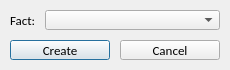
<?xml version="1.0" encoding="UTF-8"?>
<ui version="4.0">
 <class>NewCondition</class>
 <widget class="QDialog" name="NewCondition">
  <property name="geometry">
   <rect>
    <x>0</x>
    <y>0</y>
    <width>230</width>
    <height>70</height>
   </rect>
  </property>
  <property name="minimumSize">
   <size>
    <width>230</width>
    <height>70</height>
   </size>
  </property>
  <property name="maximumSize">
   <size>
    <width>230</width>
    <height>70</height>
   </size>
  </property>
  <property name="windowTitle">
   <string>New Condition</string>
  </property>
  <widget class="QLabel" name="FactLabel">
   <property name="geometry">
    <rect>
     <x>10</x>
     <y>10</y>
     <width>31</width>
     <height>20</height>
    </rect>
   </property>
   <property name="font">
    <font>
     <family>Calibri</family>
     <pointsize>10</pointsize>
    </font>
   </property>
   <property name="focusPolicy">
    <enum>Qt::NoFocus</enum>
   </property>
   <property name="text">
    <string>Fact:</string>
   </property>
  </widget>
  <widget class="QPushButton" name="CreateButton">
   <property name="geometry">
    <rect>
     <x>10</x>
     <y>40</y>
     <width>100</width>
     <height>20</height>
    </rect>
   </property>
   <property name="font">
    <font>
     <family>Calibri</family>
     <pointsize>10</pointsize>
    </font>
   </property>
   <property name="text">
    <string>Create</string>
   </property>
  </widget>
  <widget class="QPushButton" name="CancelButton">
   <property name="geometry">
    <rect>
     <x>120</x>
     <y>40</y>
     <width>100</width>
     <height>20</height>
    </rect>
   </property>
   <property name="font">
    <font>
     <family>Calibri</family>
     <pointsize>10</pointsize>
    </font>
   </property>
   <property name="text">
    <string>Cancel</string>
   </property>
  </widget>
  <widget class="QComboBox" name="FactSelector">
   <property name="geometry">
    <rect>
     <x>45</x>
     <y>10</y>
     <width>175</width>
     <height>20</height>
    </rect>
   </property>
   <property name="minimumSize">
    <size>
     <width>175</width>
     <height>20</height>
    </size>
   </property>
   <property name="maximumSize">
    <size>
     <width>175</width>
     <height>20</height>
    </size>
   </property>
  </widget>
 </widget>
 <tabstops>
  <tabstop>FactSelector</tabstop>
  <tabstop>CreateButton</tabstop>
  <tabstop>CancelButton</tabstop>
 </tabstops>
 <resources/>
 <connections>
  <connection>
   <sender>CancelButton</sender>
   <signal>clicked()</signal>
   <receiver>NewCondition</receiver>
   <slot>reject()</slot>
   <hints>
    <hint type="sourcelabel">
     <x>130</x>
     <y>44</y>
    </hint>
    <hint type="destinationlabel">
     <x>116</x>
     <y>46</y>
    </hint>
   </hints>
  </connection>
  <connection>
   <sender>CreateButton</sender>
   <signal>clicked()</signal>
   <receiver>NewCondition</receiver>
   <slot>CreateNewCondition()</slot>
   <hints>
    <hint type="sourcelabel">
     <x>20</x>
     <y>52</y>
    </hint>
    <hint type="destinationlabel">
     <x>3</x>
     <y>34</y>
    </hint>
   </hints>
  </connection>
 </connections>
 <slots>
  <slot>CreateNewCondition()</slot>
 </slots>
</ui>
